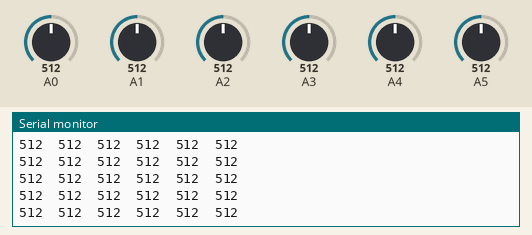
Bench run of a sketch on a simulated Arduino Uno, built with avr-gcc and run on an emulated ATmega328P. Parts: the last lines printed to the serial monitor. The test bench sets the inputs (shaded band); at power-on: A0 = 512, A1 = 512, A3 = 512, A2 = 512, A4 = 512, A5 = 512.

Above: at 1.2 s.
1.3 s: A0 set to 104
At 2.4 s:
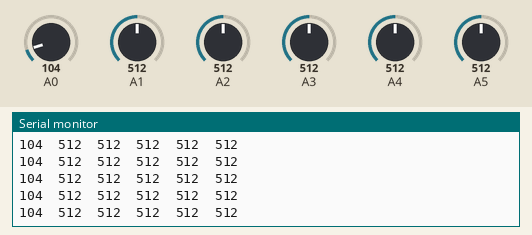
4.3 s: A0 set to 89
At 5.4 s:
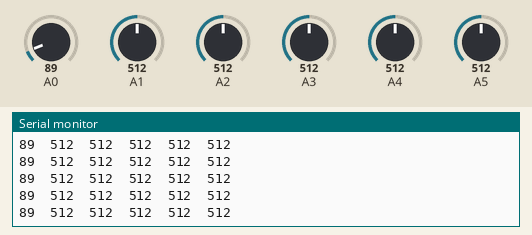
5.8 s: A1 set to 109
At 6.4 s:
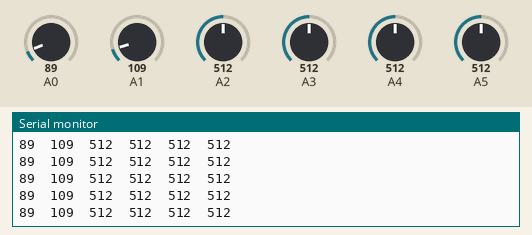
8.8 s: A1 set to 91
At 9.9 s:
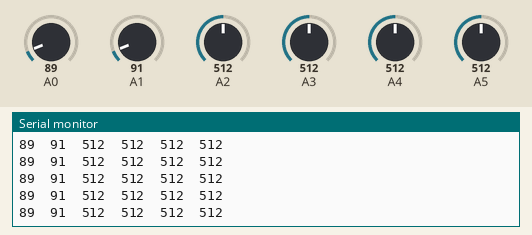
13.3 s: A3 set to 106
At 14.4 s:
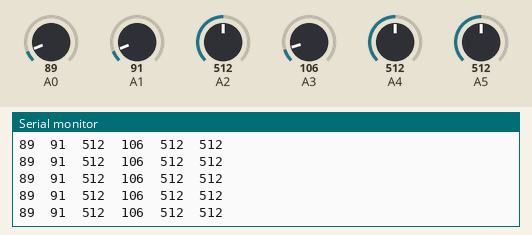
16.3 s: A3 set to 93
At 17.1 s:
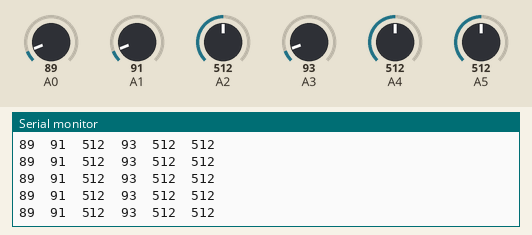
Timing chart, 0 to 19.3 s (numbered marks = the images above; inputs shaded):
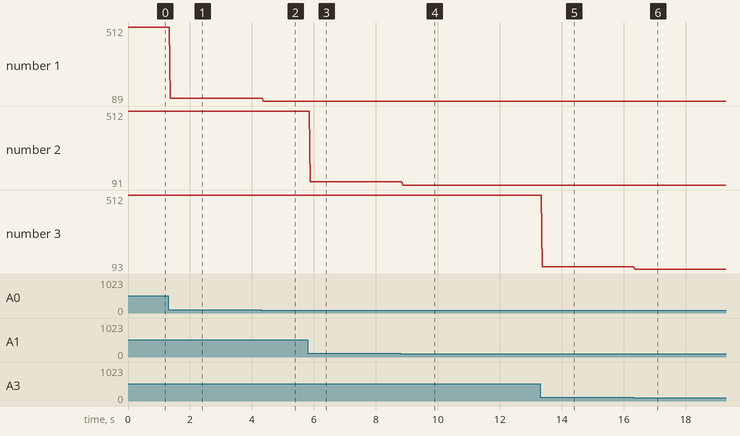

The sketch:

Arduino_and_Puredata_six_Analog_Knobs.ino.ino
```cpp
int val[6]; //array 6 sensors total

void setup() {
    Serial.begin(9600); // opens serial port, sets data rate to 9600 bps
}

void loop() {
  for(int i = 0; i < 6; i++) {
    val[i] = analogRead(i);
    Serial.print(val[i]);
    Serial.print("  ");
  }
    Serial.println();
    delay(10);

}
```

Measured:
- after the input at 1.3 s, the serial monitor: prints a new line after 0.07 s (image 1)
- after the input at 4.3 s, the serial monitor: prints a new line after 0.06 s (image 2)
- after the input at 5.8 s, the serial monitor: prints a new line after 0.08 s (image 3)
- after the input at 8.8 s, the serial monitor: prints a new line after 0.07 s (image 4)
- after the input at 13.3 s, the serial monitor: prints a new line after 0.07 s (image 5)
- after the input at 16.3 s, the serial monitor: prints a new line after 0.06 s (image 6)
- plotted number 1: 512 → 104 after the input at 1.3 s, 104 → 89 after the input at 4.3 s
- plotted number 2: 512 → 109 after the input at 5.8 s, 109 → 91 after the input at 8.8 s
